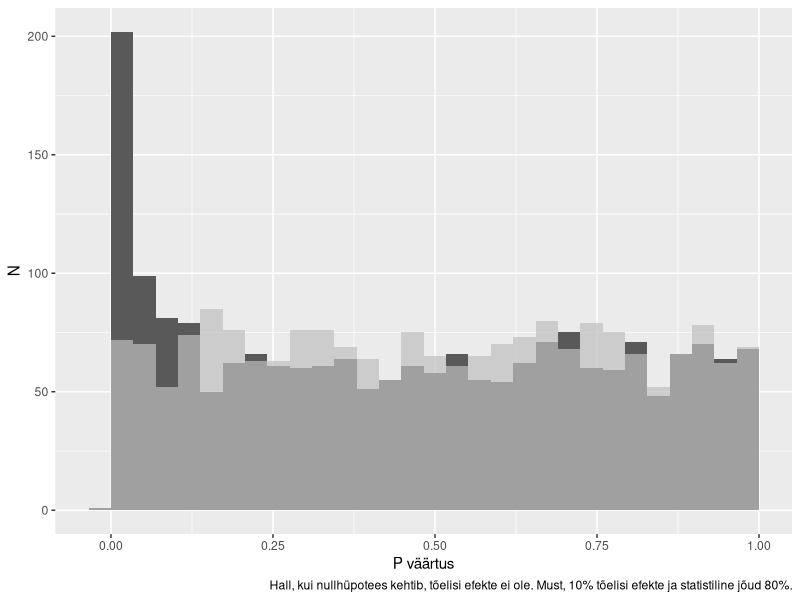

Write the R code that produced this figure. (Note: this script raises an error after producing the figure.)
## ---- chunk 1
options(htmltools.dir.version = FALSE)
library(tidyverse)
## ---- chunk 2
h1 <- replicate(200, t.test(rnorm(3, 1, 0.3))$p.value)
ggplot(data = data_frame(h0 = runif(2000), h1 = c(h1, runif(1800)))) +
  geom_histogram(aes(h1), bins = 30, center = 0.5) +
  geom_histogram(aes(h0), bins = 30, center = 0.5, fill = "gray", alpha = 0.7) +
  labs(x = "P väärtus", 
       y = "N",
       caption = "Hall, kui nullhüpotees kehtib, tõelisi efekte ei ole. Must, 10% tõelisi efekte ja statistiline jõud 80%.")
## ---- chunk 3
knitr::include_graphics("img/fig1.png")
## ---- chunk 4
knitr::include_graphics("img/fig2.png")
## ---- chunk 5
knitr::include_graphics("img/fig5.png")
## ---- chunk 6
knitr::include_graphics("img/fig6.png")
## ---- chunk 7
knitr::include_graphics("img/fig7.png")
## ---- chunk 8
knitr::include_graphics("img/fig8.png")
## ---- chunk 9
knitr::include_graphics("img/fig9.png")
## ---- chunk 10
knitr::include_graphics("img/table1.png")
